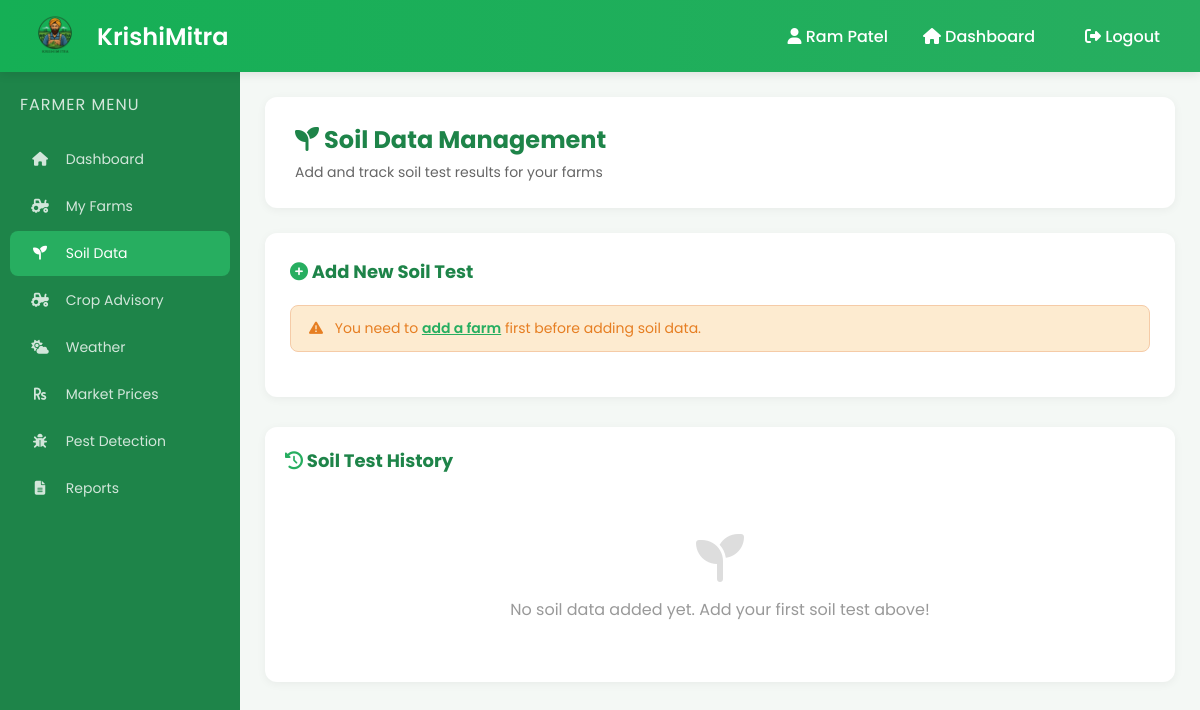
Page /farmer/soil_data.php (signed in) on the earlier database version.
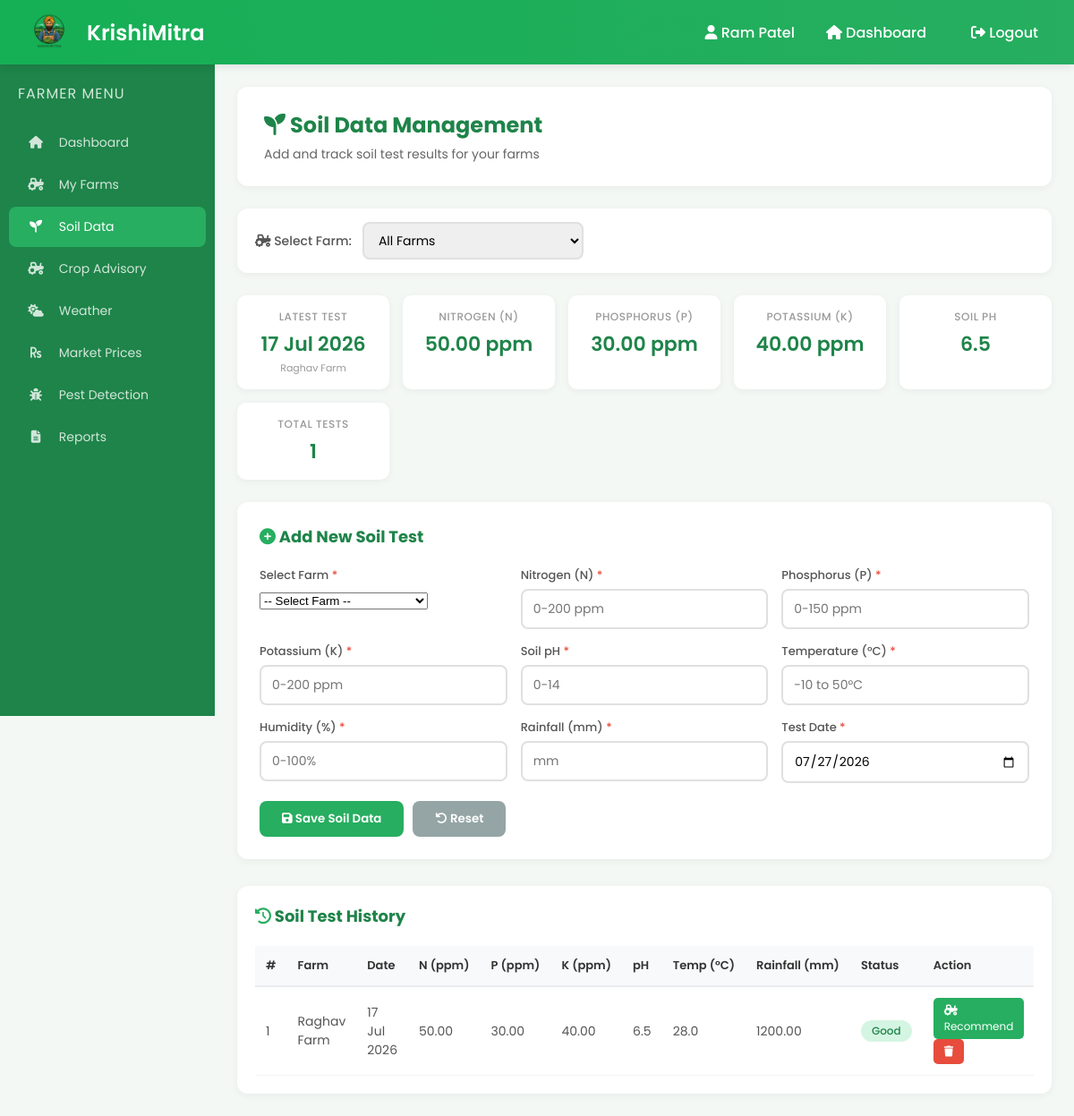
Same page on the later database version.
### tables this page shows
CREATE TABLE `soil_data` (
  `id` int(11) NOT NULL,
  `farm_id` int(11) NOT NULL,
  `farmer_id` int(11) NOT NULL,
  `nitrogen` decimal(6,2) NOT NULL,
  `phosphorus` decimal(6,2) NOT NULL,
  `potassium` decimal(6,2) NOT NULL,
  `ph` decimal(4,1) NOT NULL,
  `temperature` decimal(5,1) NOT NULL,
  `humidity` decimal(5,1) NOT NULL,
  `rainfall` decimal(6,2) NOT NULL,
  `test_date` date NOT NULL,
  `created_at` timestamp NOT NULL DEFAULT current_timestamp()
);

CREATE TABLE `farms` (
  `id` int(11) NOT NULL,
  `farmer_id` int(11) NOT NULL,
  `farm_name` varchar(100) NOT NULL,
  `location` varchar(100) NOT NULL,
  `farm_size` decimal(10,2) NOT NULL,
  `soil_type` varchar(50) DEFAULT NULL,
  `crop_history` text DEFAULT NULL,
  `created_at` timestamp NOT NULL DEFAULT current_timestamp()
);

### farmer/soil_data.php (the view, shortened to what the changed rows need)
<?php
require_once '../config/database.php';
$farmer_id = $_SESSION['farmer_id'];
$stmt = $pdo->prepare("SELECT * FROM farms WHERE farmer_id = ? ORDER BY farm_name");
$stmt->execute([$farmer_id]);
$farms = $stmt->fetchAll();
$page = isset($_GET['page']) ? (int)$_GET['page'] : 1;
$limit = 10;
$offset = ($page - 1) * $limit;
$where_conditions = ["sd.farmer_id = ?"];
$params = [$farmer_id];
$where_clause = implode(" AND ", $where_conditions);
$count_sql = "SELECT COUNT(*) as total FROM soil_data sd WHERE $where_clause";
$stmt = $pdo->prepare($count_sql);
$stmt->execute($params);
$total_records = $stmt->fetch()['total'];
$sql = "SELECT sd.*, f.farm_name
        FROM soil_data sd
        LEFT JOIN farms f ON sd.farm_id = f.id
        WHERE $where_clause
        ORDER BY sd.test_date DESC, sd.created_at DESC
        LIMIT " . (int)$limit . " OFFSET " . (int)$offset;
$stmt = $pdo->prepare($sql);
$stmt->execute($params);
$soil_data = $stmt->fetchAll();
$sql = "SELECT sd.*, f.farm_name
        FROM soil_data sd
        LEFT JOIN farms f ON sd.farm_id = f.id
        WHERE $where_clause
        ORDER BY sd.test_date DESC LIMIT 1";
$stmt = $pdo->prepare($sql);
$stmt->execute($params);
$latest = $stmt->fetch();
?>
<!DOCTYPE html>
<html lang="en">
<head>
    <link rel="stylesheet" href="farmer_dashboard.css">
    <link rel="stylesheet" href="soil_data.css">
    <link rel="stylesheet" href="https://cdnjs.cloudflare.com/ajax/libs/font-awesome/6.5.0/css/all.min.css">
</head>
<body>
<div class="navbar">
    <div class="brand">
        <h2>KrishiMitra</h2>
    </div>
</div>
<div class="layout">
    <div class="content">
        <div class="welcome-box">
            <h2><i class="fas fa-seedling"></i> Soil Data Management</h2>
        </div>
        <?php if (count($farms) > 0): ?>
        <div class="farm-filter">
            <form method="GET" action="">
                <div class="filter-group">
                    <label><i class="fas fa-tractor"></i> Select Farm:</label>
                    <select name="farm_id" onchange="this.form.submit()">
                        <option value="0">All Farms</option>
                    </select>
                </div>
            </form>
        </div>
        <?php endif; ?>
        <?php if ($latest): ?>
        <div class="soil-summary">
            <div class="stat-card">
                <div class="label">Latest Test</div>
                <div class="value"><?php echo date('d M Y', strtotime($latest['test_date'])); ?></div>
                <?php if (isset($latest['farm_name'])): ?>
                    <small><?php echo htmlspecialchars($latest['farm_name']); ?></small>
                <?php endif; ?>
            </div>
            <div class="stat-card">
                <div class="label">Nitrogen (N)</div>
                <div class="value"><?php echo $latest['nitrogen']; ?> ppm</div>
            </div>
            <div class="stat-card">
                <div class="label">Phosphorus (P)</div>
                <div class="value"><?php echo $latest['phosphorus']; ?> ppm</div>
            </div>
            <div class="stat-card">
                <div class="label">Potassium (K)</div>
                <div class="value"><?php echo $latest['potassium']; ?> ppm</div>
            </div>
            <div class="stat-card">
                <div class="label">Soil pH</div>
                <div class="value"><?php echo $latest['ph']; ?></div>
            </div>
            <div class="stat-card">
                <div class="label">Total Tests</div>
                <div class="value"><?php echo $total_records; ?></div>
            </div>
        </div>
        <?php endif; ?>
        <div class="soil-form">
            <h3><i class="fas fa-plus-circle" style="color: #27ae60;"></i> Add New Soil Test</h3>
            <?php if (count($farms) == 0): ?>
                <div class="alert alert-warning">
                    <i class="fas fa-exclamation-triangle"></i>
                    You need to <a href="manage_farms.php" style="color: #27ae60; font-weight: 600;">add a farm</a> first before adding soil data.
                </div>
            <?php else: ?>
                <form method="POST" action="" id="soilForm">
                    <div class="form-grid">
                        <div class="form-group">
                            <label>Select Farm <span class="required">*</span></label>
                            <select name="farm_id" required>
                                <option value="">-- Select Farm --</option>
                            </select>
                        </div>
                        <div class="form-group">
                            <label>Nitrogen (N) <span class="required">*</span></label>
                            <input type="number" name="nitrogen" step="0.01" min="0" max="200" placeholder="0-200 ppm" required>
                        </div>
                        <div class="form-group">
                            <label>Phosphorus (P) <span class="required">*</span></label>
                            <input type="number" name="phosphorus" step="0.01" min="0" max="150" placeholder="0-150 ppm" required>
                        </div>
                        <div class="form-group">
                            <label>Potassium (K) <span class="required">*</span></label>
                            <input type="number" name="potassium" step="0.01" min="0" max="200" placeholder="0-200 ppm" required>
                        </div>
                        <div class="form-group">
                            <label>Soil pH <span class="required">*</span></label>
                            <input type="number" name="ph" step="0.1" min="0" max="14" placeholder="0-14" required>
                        </div>
                        <div class="form-group">
                            <label>Temperature (°C) <span class="required">*</span></label>
                            <input type="number" name="temperature" step="0.1" min="-10" max="50" placeholder="-10 to 50°C" required>
                        </div>
                        <div class="form-group">
                            <label>Humidity (%) <span class="required">*</span></label>
                            <input type="number" name="humidity" step="0.1" min="0" max="100" placeholder="0-100%" required>
                        </div>
                        <div class="form-group">
                            <label>Rainfall (mm) <span class="required">*</span></label>
                            <input type="number" name="rainfall" step="0.01" min="0" placeholder="mm" required>
                        </div>
                        <div class="form-group">
                            <label>Test Date <span class="required">*</span></label>
                            <input type="date" name="test_date" required>
                        </div>
                    </div>
                    <div class="form-actions">
                        <button type="submit" name="add_soil" class="btn-primary">
                            <i class="fas fa-save"></i> Save Soil Data
                        </button>
                        <button type="reset" class="btn-secondary">
                            <i class="fas fa-undo"></i> Reset
                        </button>
                    </div>
                </form>
            <?php endif; ?>
        </div>
        <div class="soil-table">
            <?php if (count($soil_data) > 0): ?>
                <div class="table-responsive">
                    <table>
                        <thead>
                            <tr>
                                <th>#</th>
                                <th>Farm</th>
                                <th>Date</th>
                                <th>N (ppm)</th>
                                <th>P (ppm)</th>
                                <th>K (ppm)</th>
                                <th>pH</th>
                                <th>Temp (°C)</th>
                                <th>Rainfall (mm)</th>
                                <th>Status</th>
                                <th>Action</th>
                            </tr>
                        </thead>
                        <tbody>
                            <?php
                            $count = $offset + 1;
                            foreach ($soil_data as $data):
                                $status = 'healthy';
                                $status_label = $status === 'healthy' ? 'Good' : ($status === 'warning' ? 'Needs Attention' : 'Deficient');
                            ?>
                            <tr>
                                <td><?php echo $count++; ?></td>
                                <td><?php echo htmlspecialchars($data['farm_name']); ?></td>
                                <td><?php echo date('d M Y', strtotime($data['test_date'])); ?></td>
                                <td><?php echo $data['nitrogen']; ?></td>
                                <td><?php echo $data['phosphorus']; ?></td>
                                <td><?php echo $data['potassium']; ?></td>
                                <td><?php echo $data['ph']; ?></td>
                                <td><?php echo $data['temperature']; ?></td>
                                <td><?php echo $data['rainfall']; ?></td>
                                <td><span class="status-badge <?php echo $status; ?>"><?php echo $status_label; ?></span></td>
                                <td>
                                    <a href="crop_recommendation.php?soil_id=<?php echo $data['id']; ?>" class="btn-sm btn-recommend">
                                        <i class="fas fa-tractor"></i> Recommend
                                    </a>
                                    <a href="#" onclick="confirmDelete(<?php echo $data['id']; ?>)" class="btn-sm btn-delete">
                                        <i class="fas fa-trash"></i>
                                    </a>
                                </td>
                            </tr>
                            <?php endforeach; ?>
                        </tbody>
                    </table>
                </div>
            <?php else: ?>
                <div class="no-data">
                    <i class="fas fa-seedling"></i>
                    <p>No soil data added yet. Add your first soil test above!</p>
                </div>
            <?php endif; ?>
        </div>
    </div>
</div>
</body>
</html>

Differences in the rows shown:
added soil_data: test_date "17 Jul 2026", farm.farm_name "Raghav Farm", nitrogen "50.00", phosphorus "30.00", potassium "40.00", ph "6.5", temperature "28.0", rainfall "1200.00", status_label "Good"
Other differences:
form field farm_id: (not shown) → "All Farms"
$total_records: (not shown) → "1"
form field farm_id: (not shown) → "-- Select Farm --"
form field test_date: (not shown) → "07/27/2026"
text no longer shown: "You need to add a farm first before adding soil data. No soil data added yet. Add your first soil test above!"
text now shown: "Select Farm: LATEST TEST NITROGEN (N) ppm PHOSPHORUS (P) ppm POTASSIUM (K) ppm SOIL PH TOTAL TESTS Select Farm * Nitrogen (N) * Phosphorus (P) * Potassium (K) * Soil pH * Temperature (°C) * Humidity (%) * Rainfall (mm) * Test Date * Save Soil Data Reset # Farm Date N (ppm) P (ppm) K (ppm) pH Temp (°C) Rainfall (mm) Status Action"
